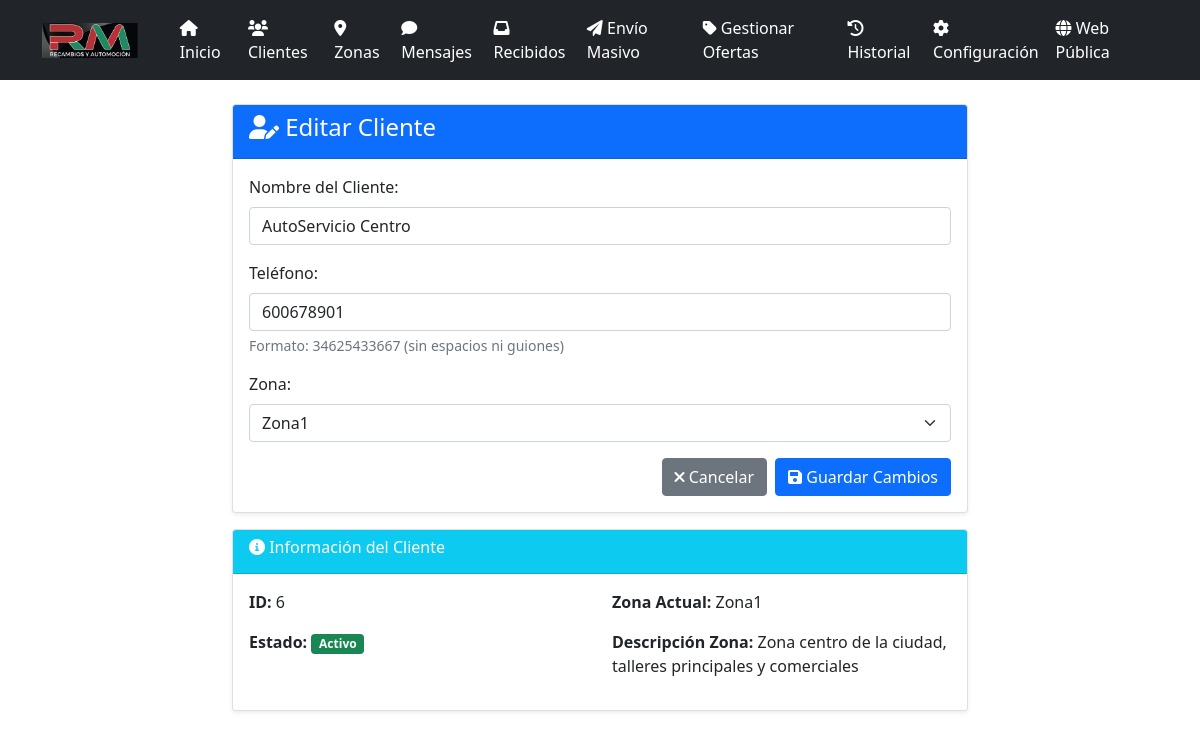
/clientes/editar/6, run on an earlier commit of the app's database.
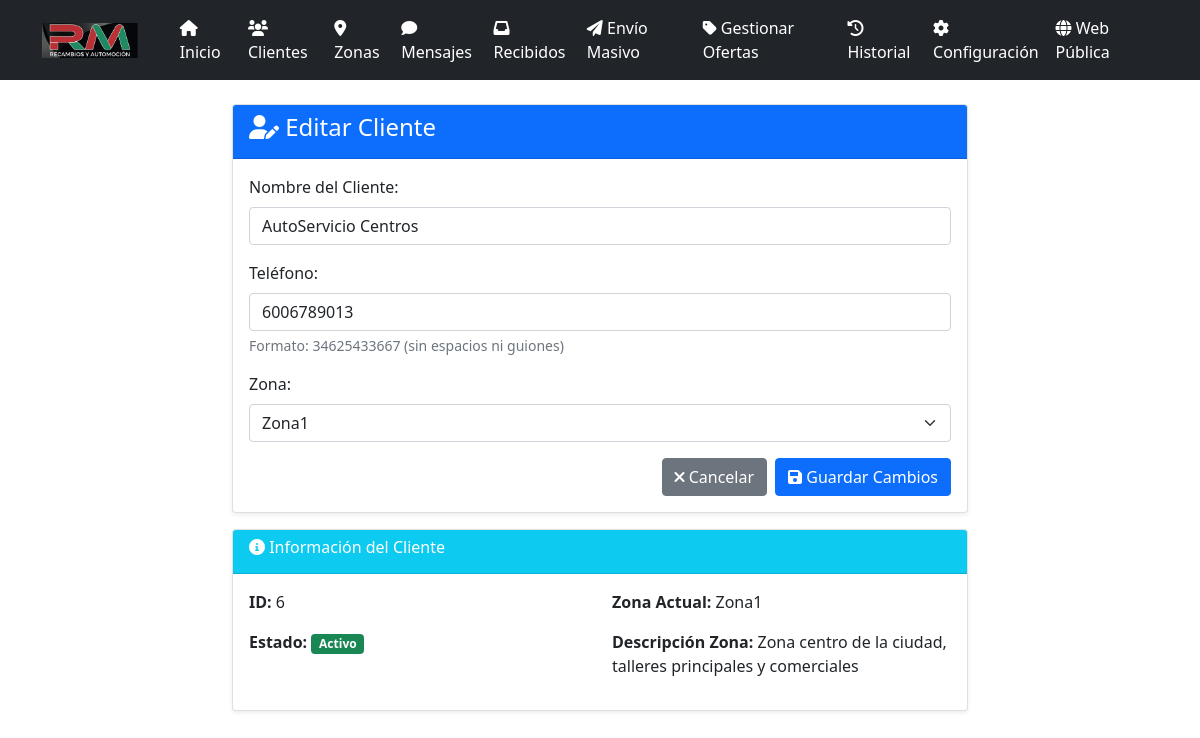
And on a later commit of the database.
### models.py (models this page shows, shortened)
class Cliente(db.Model):
    id = db.Column(db.Integer, primary_key=True)
    nombre = db.Column(db.String(100), nullable=False)
    telefono = db.Column(db.String(20), nullable=False)
    email = db.Column(db.String(120))
    direccion = db.Column(db.Text)
    poblacion = db.Column(db.String(100))
    zona_id = db.Column(db.Integer, db.ForeignKey('zona.id'), nullable=False)
    incluir = db.Column(db.Boolean, default=True)
    activo = db.Column(db.Boolean, default=True)
    created_at = db.Column(db.DateTime, default=datetime.utcnow)
    mensajes_enviados = db.relationship('MensajeEnviado', backref='cliente', lazy=True)

class Zona(db.Model):
    id = db.Column(db.Integer, primary_key=True)
    nombre = db.Column(db.String(100), nullable=False)
    descripcion = db.Column(db.Text)
    created_at = db.Column(db.DateTime, default=datetime.utcnow)
    clientes = db.relationship('Cliente', backref='zona', lazy=True)

### app.py (the view, shortened to what this page needs)
@app.route('/clientes/editar/<int:cliente_id>', methods=['GET', 'POST'])
def editar_cliente(cliente_id):
    cliente = Cliente.query.get_or_404(cliente_id)
    zonas = Zona.query.all()
    return render_template('editar_cliente.html', cliente=cliente, zonas=zonas)

### app.py (called while the page is built)
@app.before_request
def before_request():
    global _sistema_inicializado
    if not _sistema_inicializado and not app.config['DEBUG']:
        inicializar_sistema()

### templates/editar_cliente.html (shortened to what this page needs)
{% extends "base.html" %}
{% block content %}
<div class="row justify-content-center">
    <div class="col-md-8">
        <div class="card">
            <div class="card-header bg-primary text-white">
                <h4><i class="fas fa-user-edit"></i> Editar Cliente</h4>
            </div>
            <div class="card-body">
                <form method="POST">
                    <div class="mb-3">
                        <label for="nombre" class="form-label">Nombre del Cliente:</label>
                        <input type="text" class="form-control" id="nombre" name="nombre"
                               value="{{ cliente.nombre }}" required>
                    </div>
                    <div class="mb-3">
                        <label for="telefono" class="form-label">Teléfono:</label>
                        <input type="tel" class="form-control" id="telefono" name="telefono"
                               value="{{ cliente.telefono }}" required>
                        <div class="form-text">Formato: 34625433667 (sin espacios ni guiones)</div>
                    </div>
                    <div class="mb-3">
                        <label for="zona_id" class="form-label">Zona:</label>
                        <select class="form-select" id="zona_id" name="zona_id" required>
                            {% for zona in zonas %}
                            <option value="{{ zona.id }}"
                                    {% if zona.id == cliente.zona_id %}selected{% endif %}>
                                {{ zona.nombre }}
                            </option>
                            {% endfor %}
                        </select>
                    </div>
                    <div class="d-grid gap-2 d-md-flex justify-content-md-end">
                        <a href="{{ url_for('clientes') }}" class="btn btn-secondary">
                            <i class="fas fa-times"></i> Cancelar
                        </a>
                        <button type="submit" class="btn btn-primary">
                            <i class="fas fa-save"></i> Guardar Cambios
                        </button>
                    </div>
                </form>
            </div>
        </div>
        <div class="card mt-3">
            <div class="card-header bg-info text-white">
                <h6><i class="fas fa-info-circle"></i> Información del Cliente</h6>
            </div>
            <div class="card-body">
                <div class="row">
                    <div class="col-md-6">
                        <p><strong>ID:</strong> {{ cliente.id }}</p>
                        <p><strong>Estado:</strong>
                            {% if cliente.activo %}
                                <span class="badge bg-success">Activo</span>
                            {% else %}
                                <span class="badge bg-danger">Inactivo</span>
                            {% endif %}
                        </p>
                    </div>
                    <div class="col-md-6">
                        <p><strong>Zona Actual:</strong> {{ cliente.zona.nombre }}</p>
                        <p><strong>Descripción Zona:</strong> {{ cliente.zona.descripcion }}</p>
                    </div>
                </div>
            </div>
        </div>
    </div>
</div>
{% endblock %}

What changed in the data, as far as the page shows it:
changed Cliente "Zona1": nombre "AutoServicio Centro" → "AutoServicio Centros"; telefono "600678901" → "6006789013"
